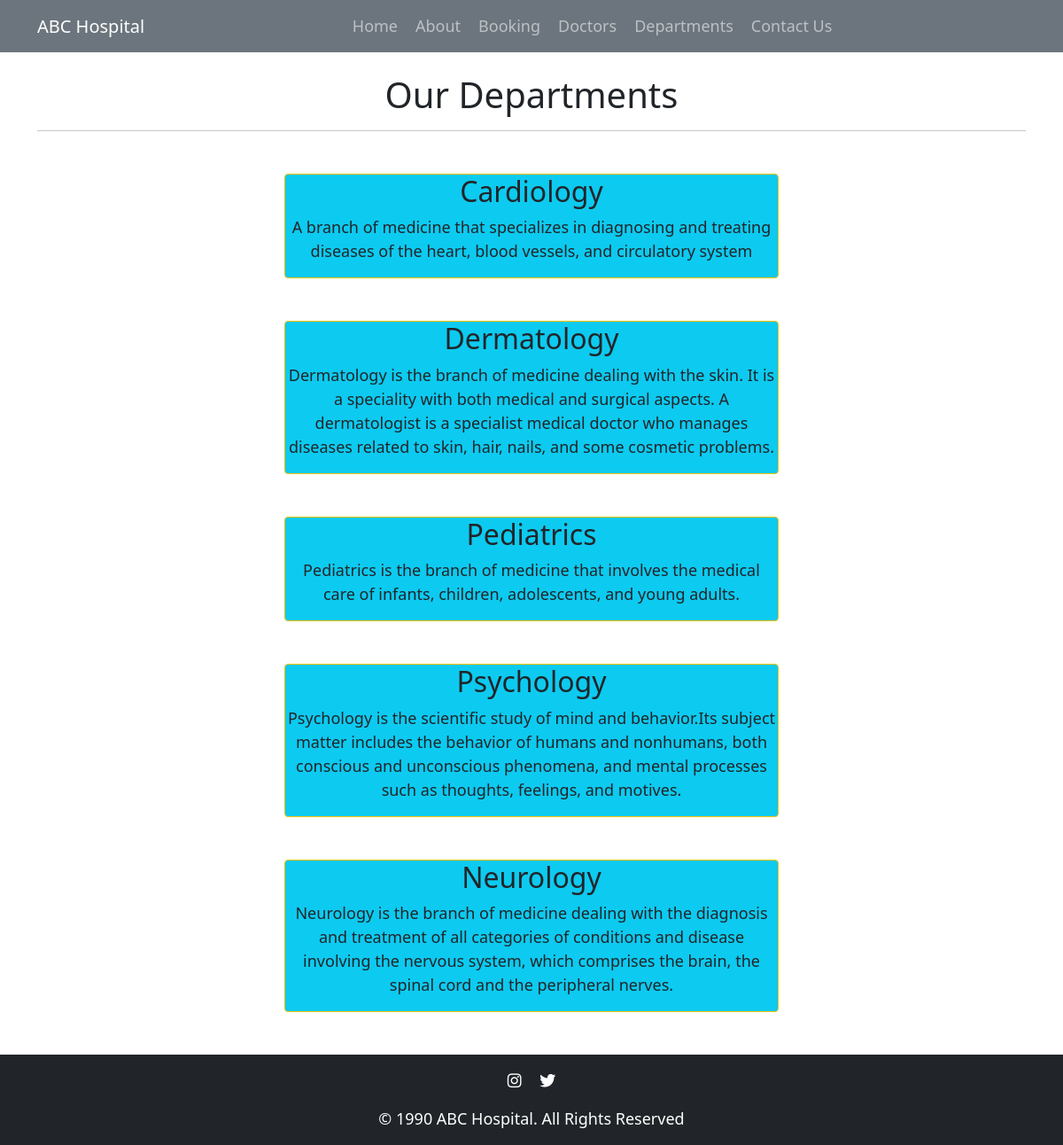
The page /departments on the database its author committed.
### home/models.py (models this page shows, shortened)
class Departments(models.Model):
    dept_name = models.CharField(max_length=100)
    dept_description = models.TextField()

### home/views.py (the view)
# urls.py: path('departments', views.department, name='department' ),
def department(request):
    dept_dict ={
        'dept' : Departments.objects.all()
    }
    return render(request, 'department.html',dept_dict)

### templates/department.html (shortened to what this page needs)
{% extends 'base.html' %}
{% block content%}
<h1 class="text-center">Our Departments</h1>
<hr>
{% for d in dept%}
<div class=" mx-auto w-50 bg-info text-center text-dark my-5 border border-warning rounded">
    <h2>{{d.dept_name}}</h2>
    <p>{{d.dept_description}}</p>
</div>
{% endfor %}
{% endblock %}

### static/css/style.css (style rules this page uses)
html, body { height: 100%; margin: 0; }
body { display: flex; flex-direction: column; min-height: 100vh; font-size: large; }

### rows shown on the page
Departments: dept_name "Cardiology", dept_description "A branch of medicine that specializes in diagnosing and treating diseases of the heart, blood vessels, and circulatory system"
Departments: dept_name "Dermatology", dept_description "Dermatology is the branch of medicine dealing with the skin. It is a speciality with both medical and surgical aspects. A dermatologist is a specialist medical doctor who manages diseases related to skin, hair, nails, and some cosmetic problems."
Departments: dept_name "Pediatrics", dept_description "Pediatrics is the branch of medicine that involves the medical care of infants, children, adolescents, and young adults."
Departments: dept_name "Psychology", dept_description "Psychology is the scientific study of mind and behavior.Its subject matter includes the behavior of humans and nonhumans, both conscious and unconscious phenomena, and mental processes such as thoughts, feelings, and motives."
Departments: dept_name "Neurology", dept_description "Neurology is the branch of medicine dealing with the diagnosis and treatment of all categories of conditions and disease involving the nervous system, which comprises the brain, the spinal cord and the peripheral nerves."
